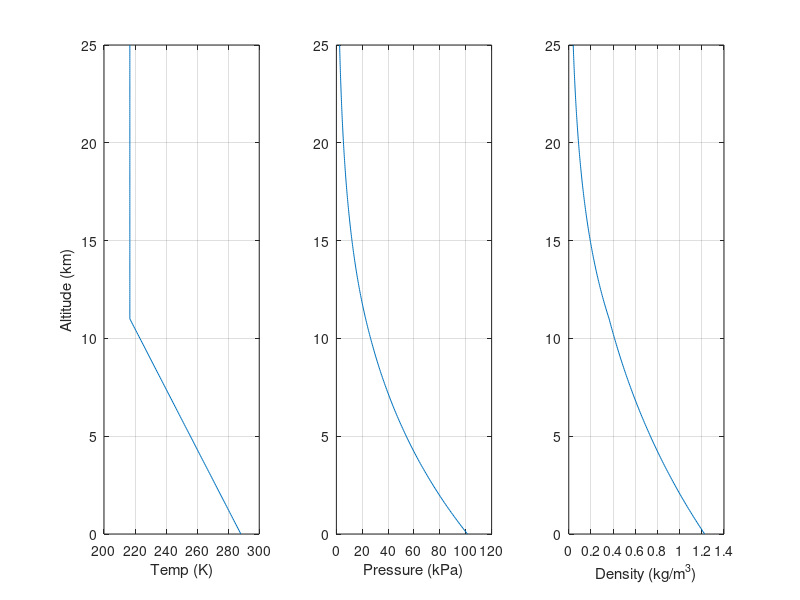

Recreate this plot in MATLAB. (Note: this script raises an error after producing the figure.)
%% International Standard Atmosphere (ISA) Model
% Computes temperature, pressure, and density up to 25 km

clear; clc; close all;

alt = 0:100:25000; % m
[T, P, rho] = deal(zeros(size(alt)));

T0 = 288.15; P0 = 101325; R = 287.05; g0 = 9.80665;
L = 0.0065; % lapse rate K/m (troposphere)
h_trop = 11000;

for i = 1:length(alt)
    h = alt(i);
    if h <= h_trop
        T(i) = T0 - L*h;
        P(i) = P0 * (T(i)/T0)^(g0/(R*L));
    else
        T11 = T0 - L*h_trop;
        P11 = P0 * (T11/T0)^(g0/(R*L));
        T(i) = T11;
        P(i) = P11 * exp(-g0*(h-h_trop)/(R*T11));
    end
    rho(i) = P(i)/(R*T(i));
end

figure;
subplot(1,3,1); plot(T, alt/1000); xlabel('Temp (K)'); ylabel('Altitude (km)'); grid on;
subplot(1,3,2); plot(P/1000, alt/1000); xlabel('Pressure (kPa)'); grid on;
subplot(1,3,3); plot(rho, alt/1000); xlabel('Density (kg/m^3)'); grid on;
sgtitle('International Standard Atmosphere (0-25 km)');
